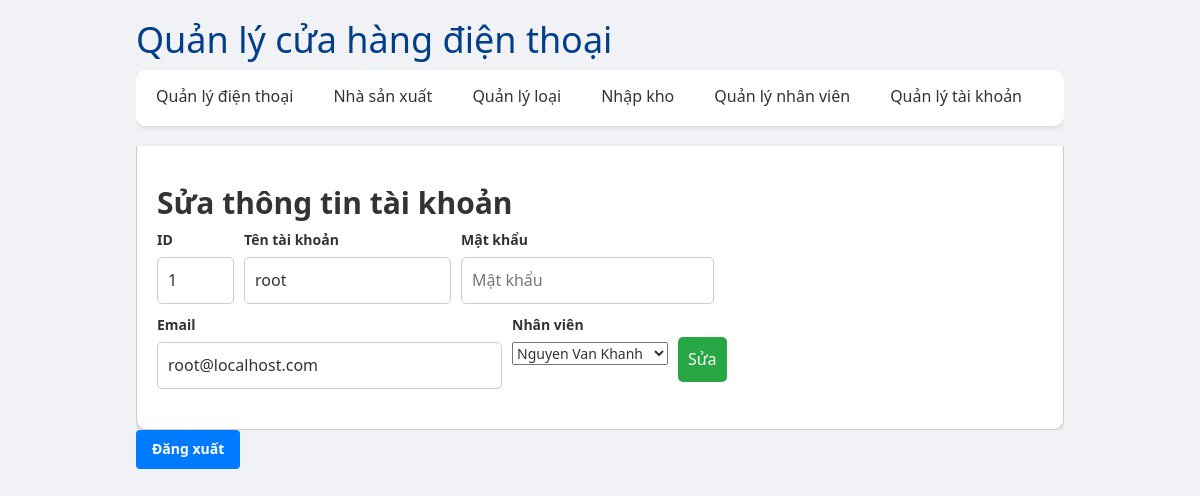
Screenshot of /admin/?page=editAccount&id=1 (signed in) with the database file from the repository.
### tables this page shows
CREATE TABLE `account` (
  `id` int(20) NOT NULL,
  `username` varchar(50) NOT NULL,
  `password` varchar(255) NOT NULL,
  `email` varchar(100) NOT NULL,
  `user_id` int(11) NOT NULL
);

CREATE TABLE `user` (
  `id` int(11) NOT NULL,
  `name` varchar(255) NOT NULL,
  `gender` int(11) NOT NULL DEFAULT 0,
  `email` varchar(255) NOT NULL,
  `phone` varchar(11) NOT NULL,
  `type` int(1) NOT NULL DEFAULT 0
);

### admin/pages/account/edit.php (the view, shortened to what this page needs)
<?php
include '../config/db.php';
if ($_SERVER['REQUEST_METHOD'] == 'POST') {
    $id = $_POST['id'];
    $username = $_POST['username'];
    $password = $_POST['password'];
    $email = $_POST['email'];
    $user_id = $_POST['user_id'];
    if($password != "") {
        $password = ", password = '" . password_hash($password, PASSWORD_DEFAULT) . "'";
    }
    $sql = "UPDATE account SET username='$username', email = '$email', user_id='$user_id' $password WHERE id = $id";
    if (!$conn->query($sql)) {
        echo "Error updating record: " . $conn->error;
        die();
    }
    $conn->close();
    echo "<script>window.location.href='/admin/?page=account';</script>";
} else {
    $id = $_GET['id'];
    $sql = "SELECT * FROM account WHERE id=$id";
    $result = $conn->query($sql);
    if ($result->num_rows > 0) {
        $row = $result->fetch_assoc();
    } else {
        redirect("/admin/?page=account");
    }
}
?>
<link rel="stylesheet" href="/admin/pages/account/styles.css">
<main>
    <section class="edit-account">
        <h2><b>Sửa thông tin tài khoản</b></h2>
        <form action="/admin/?page=editAccount" method="post">
            <div>
                <label for="id">ID</label><br>
                <input type="text" id="id" name="id" value="<?php echo $row['id']; ?>" size="1" readonly>
            </div>
            <div>
                <label for="username">Tên tài khoản</label><br>
                <input type="text" id="username" name="username" placeholder="Tên tài khoản" value="<?php echo $row['username']; ?>" size="15" readonly>
            </div>
            <div>
                <label for="password">Mật khẩu</label><br>
                <input type="password" id="password" name="password" placeholder="Mật khẩu" value="">
            </div>
            <div>
                <label for="email">Email</label><br>
                <input type="text" id="email" name="email" placeholder="Email" value="<?php echo $row['email']; ?>" size="30" required>
            </div>
            <div>
                <label for="user_id">Nhân viên</label><br>
                <select name="user_id">
                    <?php
                        $sql = "select id, name from user order by id";
                        $re = $conn->query($sql);
                        if ($re->num_rows > 0) {
                            while ($r = $re->fetch_assoc()) {
                                echo '<option value="' . $r['id'] . '"' . ($row['user_id'] == $r['id'] ? 'selected="selected"' : '') . '>' . $r['name'] . '</option>' . "\n";
                            }
                        } else {
                            echo '<option value="null">Vui lòng tạo nhăn viên trước</option>';
                        }
                    ?>
                </select>
            </div>
            <div>
                <br>
                <button type="submit">Sửa</button>
            </div>
        </form>
    </section>
</main>

### admin/css/styles.css (style rules this page uses)
body { font-family: Arial, sans-serif; background-color: #f4f4f4; margin: 0; padding: 0; }
.add-account, .account-list, .edit-account { margin-bottom: 20px; }
.add-account form, .edit-account form { display: flex; flex-wrap: wrap; gap: 10px; }
.add-account input, .add-account button, .edit-account input, .edit-account button { padding: 10px; font-size: 16px; border: 1px solid #ccc; border-radius: 5px; }
.add-account button, .edit-account button { background-color: #28a745; color: #fff; border: none; cursor: pointer; }
body, h1, p, button { margin: 0; padding: 0; }
body { font-family: 'Segoe UI', Tahoma, Geneva, Verdana, sans-serif; background-color: #f0f2f5; color: #333; line-height: 1.6; padding: 20px; }

### admin/pages/account/styles.css (style rules this page uses)
body { font-family: Arial, sans-serif; background-color: #f4f4f4; margin: 0; padding: 0; }
.add-account, .account-list, .edit-account { margin-bottom: 20px; }
.add-account form, .edit-account form { display: flex; flex-wrap: wrap; gap: 10px; }
.add-account input, .add-account button, .edit-account input, .edit-account button { padding: 10px; font-size: 16px; border: 1px solid #ccc; border-radius: 5px; }
.add-account button, .edit-account button { background-color: #28a745; color: #fff; border: none; cursor: pointer; }
body, h1, p, button { margin: 0; padding: 0; }
body { font-family: 'Segoe UI', Tahoma, Geneva, Verdana, sans-serif; background-color: #f0f2f5; color: #333; line-height: 1.6; padding: 20px; }

### admin/index.php (style rules this page uses)
body, h1, p, button { margin: 0; padding: 0; }
body { font-family: 'Segoe UI', Tahoma, Geneva, Verdana, sans-serif; background-color: #f0f2f5; color: #333; line-height: 1.6; padding: 20px; }

### rows the page displays
account: id "1", username "root", email "root@localhost.com", user_id "Nguyen Van Khanh"
